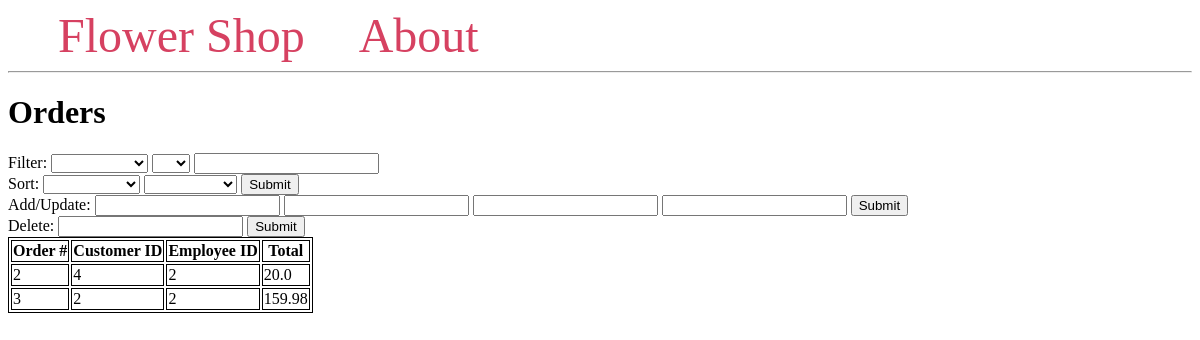
The page /orders on the database as committed earlier.
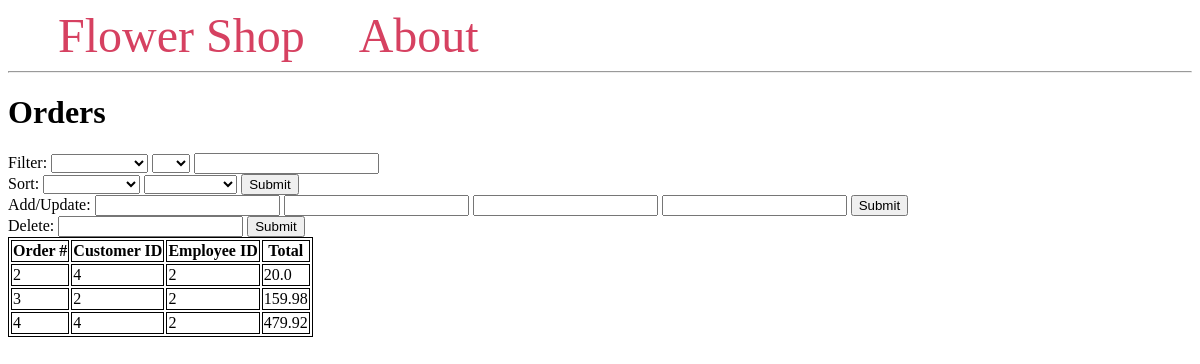
The same page on the database as committed later.
### tables this page shows
CREATE TABLE orders(
                orderID INTEGER PRIMARY KEY,
                customerID INTEGER,
                employeeID INTEGER,
                total NOT NULL CHECK (total>=0),
                FOREIGN KEY (customerID)
                    REFERENCES customer (customerID)
                    ON DELETE SET NULL,
                FOREIGN KEY (employeeID)
                    REFERENCES employee (employeeID)
                    ON DELETE SET NULL
            );

### main.py (the view, shortened to what this page needs)
@app.route("/orders", methods=("GET", "POST"))
def orders():
    conn = get_db_connection()
    cursor = conn.cursor()
    db = Database(conn, cursor)
    orders = conn.execute("SELECT * FROM orders").fetchall()
    return render_template("orders.html", orders=orders)

### main.py (called while the page is built)
def get_db_connection():
    conn = sqlite3.connect('flowershopdatabase.db', check_same_thread=False)
    conn.execute("PRAGMA foreign_keys = 1")
    conn.row_factory = sqlite3.Row
    return conn

### templates/orders.html (shortened to what this page needs)
{% extends 'base.html' %}
{% block content %}
    <h1>{% block title %} Orders {% endblock %}</h1>
    <div>
        <form method="post">
            <div>
                <label>Filter:</label>
                <select name="filt_attr">
                    <option value=""></option>
                    <option value="orderID">Order #</option>
                </select>
                <select name="op">
                    <option value=""></option>
                    <option value="=">=</option>
                </select>
                <input type="text" name="value">
            </div>
            <label>Sort:</label>
            <select name="sort_attr" id="sort_attr">
                    <option value=""></option>
                    <option value="orderID">Order #</option>
            </select>
            <select name="asc" id="asc">
                <option value=""></option>
                <option value="ASC">Ascending</option>
            </select>
            <button type="submit" name="sort" value="sort">Submit</button>
            <div>
                <label>Add/Update:</label>
                <input type="text" name="orderID">
                <input type="text" name="customerID">
                <input type="text" name="employeeID">
                <input type="text" name="total">
                <button type="submit" name="add" value="add">Submit</button>
            </div>
            <div>
                <label>Delete:</label>
                <input type="text" name="orderID2">
                <button type="submit" name="del" value="del">Submit</button>
            </div>
        </form>
    </div>
    <table>
        <tr>
          <th>Order #</th>
          <th>Customer ID</th>
          <th>Employee ID</th>
          <th>Total</th>
        </tr>
        {% for order in orders %}
                <tr>
                    <td>{{ order['orderID'] }}</td>
                    <td>{{ order['customerID'] }}</td>
                    <td>{{ order['employeeID'] }}</td>
                    <td>{{ order['total'] }}</td>
                </tr>
        {% endfor %}
    </table>
{% endblock %}

Rows that differ between the two databases and show on the page:
added orders: orderID "4", customerID "4", employeeID "2", total "479.92"
